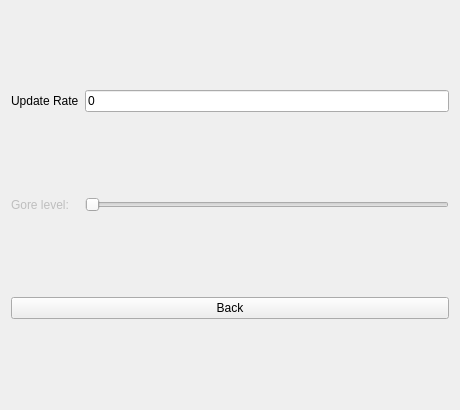
<ui version="4.0">
 <class>OptionsMenu</class>
 <widget class="QWidget" name="OptionsMenu">
  <property name="geometry">
   <rect>
    <x>0</x>
    <y>0</y>
    <width>460</width>
    <height>410</height>
   </rect>
  </property>
  <property name="windowTitle">
   <string>Options</string>
  </property>
  <layout class="QGridLayout" name="gridLayout">
   <item row="0" column="0">
    <widget class="QLabel" name="updateRateLabel">
     <property name="text">
      <string>Update Rate</string>
     </property>
    </widget>
   </item>
   <item row="0" column="1">
    <widget class="QLineEdit" name="updateRateLineEdit">
     <property name="text">
      <string>0</string>
     </property>
    </widget>
   </item>
   <item row="1" column="0">
    <widget class="QLabel" name="goreLabel">
     <property name="enabled">
      <bool>false</bool>
     </property>
     <property name="text">
      <string>Gore level:</string>
     </property>
    </widget>
   </item>
   <item row="1" column="1">
    <widget class="QSlider" name="goreSlider">
     <property name="enabled">
      <bool>false</bool>
     </property>
     <property name="maximum">
      <number>5</number>
     </property>
     <property name="orientation">
      <enum>Qt::Horizontal</enum>
     </property>
     <property name="invertedAppearance">
      <bool>false</bool>
     </property>
     <property name="invertedControls">
      <bool>false</bool>
     </property>
    </widget>
   </item>
   <item row="2" column="0" colspan="2">
    <widget class="QPushButton" name="backButton">
     <property name="enabled">
      <bool>true</bool>
     </property>
     <property name="text">
      <string>Back</string>
     </property>
    </widget>
   </item>
  </layout>
 </widget>
 <tabstops>
  <tabstop>goreSlider</tabstop>
  <tabstop>backButton</tabstop>
 </tabstops>
 <resources/>
 <connections>
  <connection>
   <sender>backButton</sender>
   <signal>clicked()</signal>
   <receiver>OptionsMenu</receiver>
   <slot>close()</slot>
   <hints>
    <hint type="sourcelabel">
     <x>189</x>
     <y>238</y>
    </hint>
    <hint type="destinationlabel">
     <x>340</x>
     <y>233</y>
    </hint>
   </hints>
  </connection>
 </connections>
</ui>
